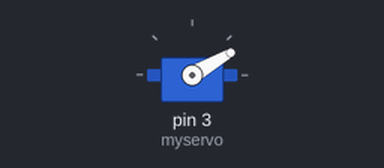
The sketch below on a simulated Arduino Uno, built with avr-gcc and run on an emulated ATmega328P. On the bench: servo.

Above: at 0.05 s.
Timing chart, 0 to 4.6 s (numbered marks = the images above):
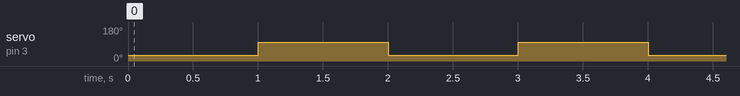

The sketch:

work_in_cocunut_oil.ino
```cpp
#include <Servo.h>


Servo myservo;


void setup() {
  // put your setup code here, to run once:
  myservo.attach(3);
}

void loop() {
  // put your main code here, to run repeatedly:
  myservo.write(30);
  delay(1000);
  myservo.write(100);
  delay(1000);
}
```

Measured:
- by itself, servo on pin 3 (myservo): alternates 100° for 1.0 s and 30° for 1.0 s
